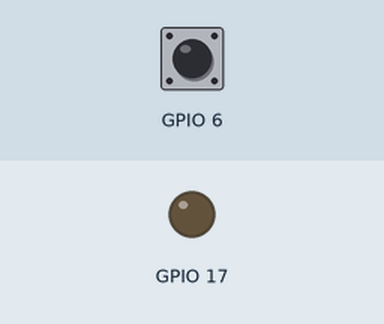
Recording of a program running on a simulated Raspberry Pi (BCM pin numbers). Parts: output pins drawn as LEDs (lit = HIGH). The test bench sets the inputs (shaded band); at power-on: GPIO 6 LOW.

Above: at 1.2 s.
1.3 s: GPIO 6 pulled HIGH for 0.15 s
At 1.37 s:
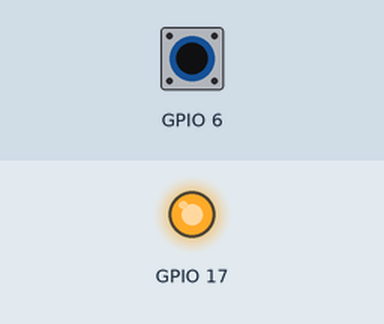
2.9 s: GPIO 6 pulled HIGH for 3.2 s
At 6.8 s:
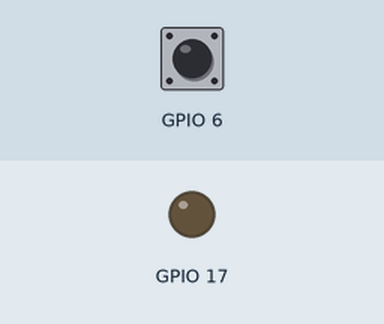
Timing chart, 0 to 8.3 s (numbered marks = the images above; inputs shaded):
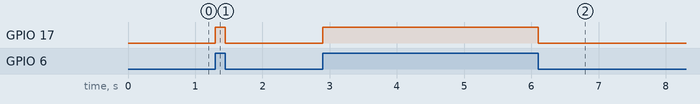

The program:

read_button2.py
```python
#!/usr/bin/env python
import RPi.GPIO as GPIO
import time

GPIO.setmode(GPIO.BCM)
GPIO.setup(17, GPIO.OUT, initial=0)
GPIO.setup(6, GPIO.IN, pull_up_down=GPIO.PUD_DOWN)

try:
    while True:
        if GPIO.input(6) == GPIO.HIGH:
            GPIO.output(17,1)
        else:
            GPIO.output(17,0)
except KeyboardInterrupt:
    print "Cleaning up and exiting."
    GPIO.cleanup()
```

Measured:
- after the input at 1.3 s, GPIO 17: LOW → HIGH at once, → LOW 0.15 s later
- after the input at 2.9 s, GPIO 17: LOW → HIGH at once, → LOW 3.2 s later
